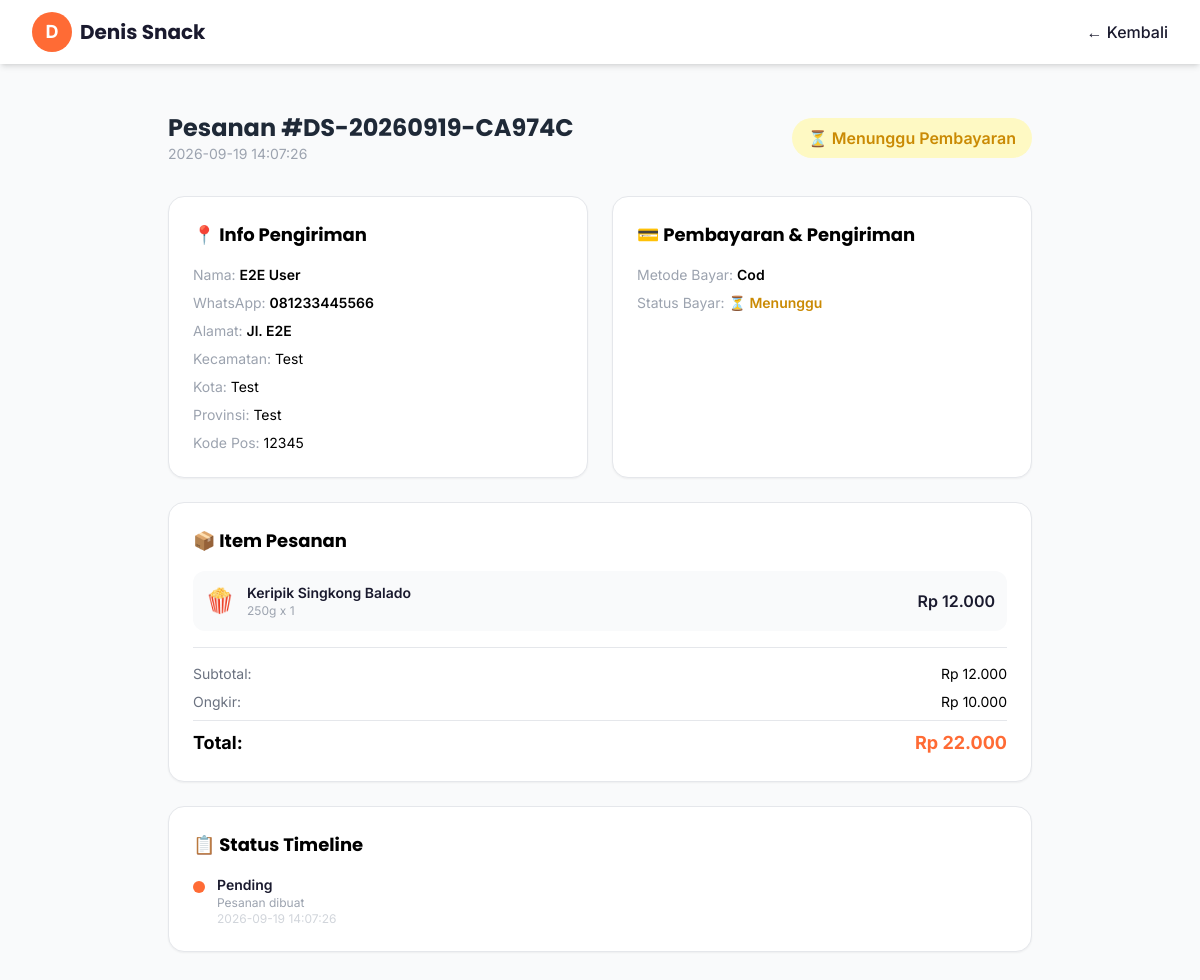
Page /my-orders/13 (signed in) on the committed database.
### tables this page shows
CREATE TABLE orders (
        id INTEGER PRIMARY KEY AUTOINCREMENT,
        invoice_no TEXT,
        customer_id INTEGER,
        customer_name TEXT NOT NULL,
        phone TEXT NOT NULL,
        address TEXT,
        district TEXT,
        city TEXT,
        province TEXT,
        postal_code TEXT,
        items TEXT NOT NULL,
        subtotal INTEGER NOT NULL DEFAULT 0,
        shipping_cost INTEGER DEFAULT 0,
        discount INTEGER DEFAULT 0,
        total INTEGER NOT NULL,
        notes TEXT,
        status TEXT DEFAULT 'pending',
        payment_method TEXT,
        payment_status TEXT DEFAULT 'unpaid',
        payment_proof TEXT,
        payment_date TIMESTAMP,
        courier TEXT,
        tracking_number TEXT,
        shipping_status TEXT DEFAULT 'pending',
        shipped_at TIMESTAMP,
        delivered_at TIMESTAMP,
        created_at TIMESTAMP DEFAULT CURRENT_TIMESTAMP,
        updated_at TIMESTAMP DEFAULT CURRENT_TIMESTAMP,
        FOREIGN KEY (customer_id) REFERENCES customers(id) ON DELETE SET NULL
    );

CREATE TABLE order_status_logs (
        id INTEGER PRIMARY KEY AUTOINCREMENT,
        order_id INTEGER NOT NULL,
        old_status TEXT,
        new_status TEXT NOT NULL,
        note TEXT,
        created_at TIMESTAMP DEFAULT CURRENT_TIMESTAMP,
        FOREIGN KEY (order_id) REFERENCES orders(id) ON DELETE CASCADE
    );

### app.py (the view)
@app.route('/my-orders/<int:order_id>')
def customer_order_detail(order_id):
    if not session.get('customer_id'):
        return redirect(url_for('customer_login'))
    conn = get_db()
    order = conn.execute("SELECT * FROM orders WHERE id=? AND customer_id=?", (order_id, session['customer_id'])).fetchone()
    if not order:
        conn.close()
        return redirect(url_for('customer_profile'))
    logs = conn.execute("SELECT * FROM order_status_logs WHERE order_id=? ORDER BY created_at", (order_id,)).fetchall()
    settings = get_settings()
    conn.close()
    return render_template('customer_order_detail.html', order=order, logs=logs, settings=settings)

### app.py (called while the page is built, shortened)
@app.template_filter('fromjson')
def fromjson_filter(s):
    try: return json.loads(s)
    except: return []

def get_db():
    conn = sqlite3.connect(DB_PATH, timeout=10)
    conn.row_factory = sqlite3.Row
    conn.execute("PRAGMA foreign_keys = ON")
    conn.execute("PRAGMA busy_timeout = 5000")
    return conn

def get_settings():
    now = time.time()
    if _settings_cache['data'] is not None and now - _settings_cache['ts'] < 2:
        return _settings_cache['data']

def _norm_color(value, default):
    v = str(value or '').strip()
    if len(v) == 7 and v[0] == '#' and all(c in COLOR_VALID for c in v[1:]):
        return v
    if len(v) == 6 and all(c in COLOR_VALID for c in v):
        return '#' + v
    return default

def get_theme():
    s = get_settings()
    theme = {}
    for k, v in THEME_DEFAULTS.items():
        theme[k] = s.get('theme_' + k, v)
    for c in ('primary', 'secondary', 'accent', 'dark', 'light', 'success', 'info'):
        theme[c] = _norm_color(theme[c], THEME_DEFAULTS[c])
    if theme['font_scale'] not in ('small', 'normal', 'large'):
        theme['font_scale'] = 'normal'
    theme['product_cols'] = theme['product_cols'] if theme['product_cols'] in ('2', '3', '4') else '4'
    theme['body_class'] = 'theme-btn-{} theme-card-{} theme-font-{}'.format(
        theme['button_style'], theme['card_style'], theme['font_scale'])
    theme['body_class'] += ' theme-anim-off' if theme.get('animation') != '1' else ''
    return theme

@app.context_processor
def inject_globals():
    return {'theme': get_theme(), 'settings': get_settings()}

### templates/customer_order_detail.html (shortened to what this page needs)
<!DOCTYPE html>
<html lang="id">
<head>
    <script src="https://cdn.tailwindcss.com"></script>
</head>
<body class="bg-gray-50 min-h-screen {{ theme.body_class }}">
    <nav class="bg-white shadow-md sticky top-0 z-50">
        <div class="max-w-7xl mx-auto px-4 sm:px-6 lg:px-8">
            <div class="flex justify-between items-center h-16">
                <a href="/" class="flex items-center gap-2"><div class="w-10 h-10 bg-primary rounded-full flex items-center justify-center overflow-hidden">{% if theme.logo_type == 'image' and theme.logo_image %}<img src="/uploads/{{ theme.logo_image }}" alt="logo" class="w-full h-full object-cover">{% else %}<span class="text-white font-bold text-lg">{{ theme.logo_text or 'D' }}</span>{% endif %}</div><span class="font-display font-bold text-xl text-dark">{{ settings.get('shop_name', 'Denis Snack') }}</span></a>
                <div class="flex items-center gap-4"><a href="/profile" class="text-dark hover:text-primary font-medium">← Kembali</a></div>
            </div>
        </div>
    </nav>
    <main class="max-w-4xl mx-auto px-4 py-12">
        <div class="flex flex-col sm:flex-row justify-between items-start sm:items-center gap-4 mb-8">
            <div>
                <h1 class="font-display text-2xl font-bold text-gray-800">Pesanan #{{ order.invoice_no or order.id }}</h1>
                <p class="text-gray-400 text-sm">{{ order.created_at }}</p>
            </div>
            <div class="flex gap-2">
                {% if order.status == 'pending' %}<span class="bg-yellow-100 text-yellow-600 px-4 py-2 rounded-full font-semibold">⏳ Menunggu Pembayaran</span>
                {% elif order.status == 'paid' %}<span class="bg-blue-100 text-blue-600 px-4 py-2 rounded-full font-semibold">💳 Dibayar</span>
                {% elif order.status == 'processing' %}<span class="bg-indigo-100 text-indigo-600 px-4 py-2 rounded-full font-semibold">📦 Sedang Diproses</span>
                {% elif order.status == 'shipped' %}<span class="bg-purple-100 text-purple-600 px-4 py-2 rounded-full font-semibold">🚚 Dalam Pengiriman</span>
                {% elif order.status == 'completed' %}<span class="bg-green-100 text-green-600 px-4 py-2 rounded-full font-semibold">✅ Selesai</span>
                {% elif order.status == 'cancelled' %}<span class="bg-red-100 text-red-600 px-4 py-2 rounded-full font-semibold">❌ Dibatalkan</span>
                {% endif %}
            </div>
        </div>
        <div class="grid md:grid-cols-2 gap-6 mb-6">
            <div class="bg-white rounded-2xl shadow-sm border p-6">
                <h2 class="font-display font-bold text-lg mb-4">📍 Info Pengiriman</h2>
                <div class="space-y-2 text-sm">
                    <p><span class="text-gray-400">Nama:</span> <span class="font-semibold">{{ order.customer_name }}</span></p>
                    <p><span class="text-gray-400">WhatsApp:</span> <span class="font-semibold">{{ order.phone }}</span></p>
                    <p><span class="text-gray-400">Alamat:</span> <span class="font-semibold">{{ order.address or '-' }}</span></p>
                    {% if order.district %}<p><span class="text-gray-400">Kecamatan:</span> {{ order.district }}</p>{% endif %}
                    {% if order.city %}<p><span class="text-gray-400">Kota:</span> {{ order.city }}</p>{% endif %}
                    {% if order.province %}<p><span class="text-gray-400">Provinsi:</span> {{ order.province }}</p>{% endif %}
                    {% if order.postal_code %}<p><span class="text-gray-400">Kode Pos:</span> {{ order.postal_code }}</p>{% endif %}
                </div>
            </div>
            <div class="bg-white rounded-2xl shadow-sm border p-6">
                <h2 class="font-display font-bold text-lg mb-4">💳 Pembayaran & Pengiriman</h2>
                <div class="space-y-2 text-sm">
                    <p><span class="text-gray-400">Metode Bayar:</span> <span class="font-semibold capitalize">{{ order.payment_method or '-' }}</span></p>
                    <p><span class="text-gray-400">Status Bayar:</span>
                        {% if order.payment_status == 'paid' %}<span class="text-green-600 font-semibold">✅ Dibayar</span>
                        {% elif order.payment_status == 'rejected' %}<span class="text-red-600 font-semibold">❌ Ditolak</span>
                        {% else %}<span class="text-yellow-600 font-semibold">⏳ Menunggu</span>{% endif %}
                    </p>
                </div>
            </div>
        </div>
        <div class="bg-white rounded-2xl shadow-sm border p-6 mb-6">
            <h2 class="font-display font-bold text-lg mb-4">📦 Item Pesanan</h2>
            <div class="space-y-3">
                {% for item in order.items|fromjson %}
                <div class="flex items-center justify-between bg-gray-50 rounded-xl p-3">
                    <div class="flex items-center gap-3">
                        <span class="text-2xl">{{ item.emoji }}</span>
                        <div>
                            <p class="font-semibold text-dark text-sm">{{ item.name }}</p>
                            <p class="text-xs text-gray-400">{{ item.weight_label }} x {{ item.qty }}</p>
                        </div>
                    </div>
                    <p class="font-semibold text-dark">Rp {{ "{:,.0f}".format(item.price * item.qty).replace(",", ".") }}</p>
                </div>
                {% endfor %}
            </div>
            <div class="border-t mt-4 pt-4 space-y-2">
                <div class="flex justify-between text-sm"><span class="text-gray-500">Subtotal:</span><span>Rp {{ "{:,.0f}".format(order.subtotal).replace(",", ".") }}</span></div>
                <div class="flex justify-between text-sm"><span class="text-gray-500">Ongkir:</span><span>Rp {{ "{:,.0f}".format(order.shipping_cost).replace(",", ".") }}</span></div>
                <div class="flex justify-between font-bold text-lg border-t pt-2"><span>Total:</span><span class="text-primary">Rp {{ "{:,.0f}".format(order.total).replace(",", ".") }}</span></div>
            </div>
        </div>
        {% if logs %}
        <div class="bg-white rounded-2xl shadow-sm border p-6">
            <h2 class="font-display font-bold text-lg mb-4">📋 Status Timeline</h2>
            <div class="space-y-3">
                {% for l in logs %}
                <div class="flex gap-3">
                    <div class="w-3 h-3 bg-primary rounded-full mt-1.5 flex-shrink-0"></div>
                    <div>
                        <p class="font-semibold text-dark text-sm capitalize">{{ l.new_status }}</p>
                        {% if l.note %}<p class="text-gray-400 text-xs">{{ l.note }}</p>{% endif %}
                        <p class="text-gray-300 text-xs">{{ l.created_at }}</p>
                    </div>
                </div>
                {% endfor %}
            </div>
        </div>
        {% endif %}
    </main>
</body>
</html>

### rows in the picture
orders: invoice_no "DS-20260919-CA974C", created_at "2026-09-19 14:07:26", customer_name "E2E User", phone "081233445566", address "Jl. E2E", district "Test", city "Test", province "Test", postal_code "12345", payment_method "Cod", subtotal "12.000", shipping_cost "10.000", total "22.000"
order_status_logs: new_status "Pending", note "Pesanan dibuat", created_at "2026-09-19 14:07:26"

### other values in the picture
{{ theme.logo_text or 'D' }} "D"
{{ settings.get('shop_name', 'Denis Snack') }} "Denis Snack"
{{ item.emoji }} "🍿"
{{ item.name }} "Keripik Singkong Balado"
{{ item.weight_label }} "250g"
{{ item.qty }} "1"
{{ "{:,.0f}".format(item.price * item.qty).replace(",", ".") }} "12.000"
